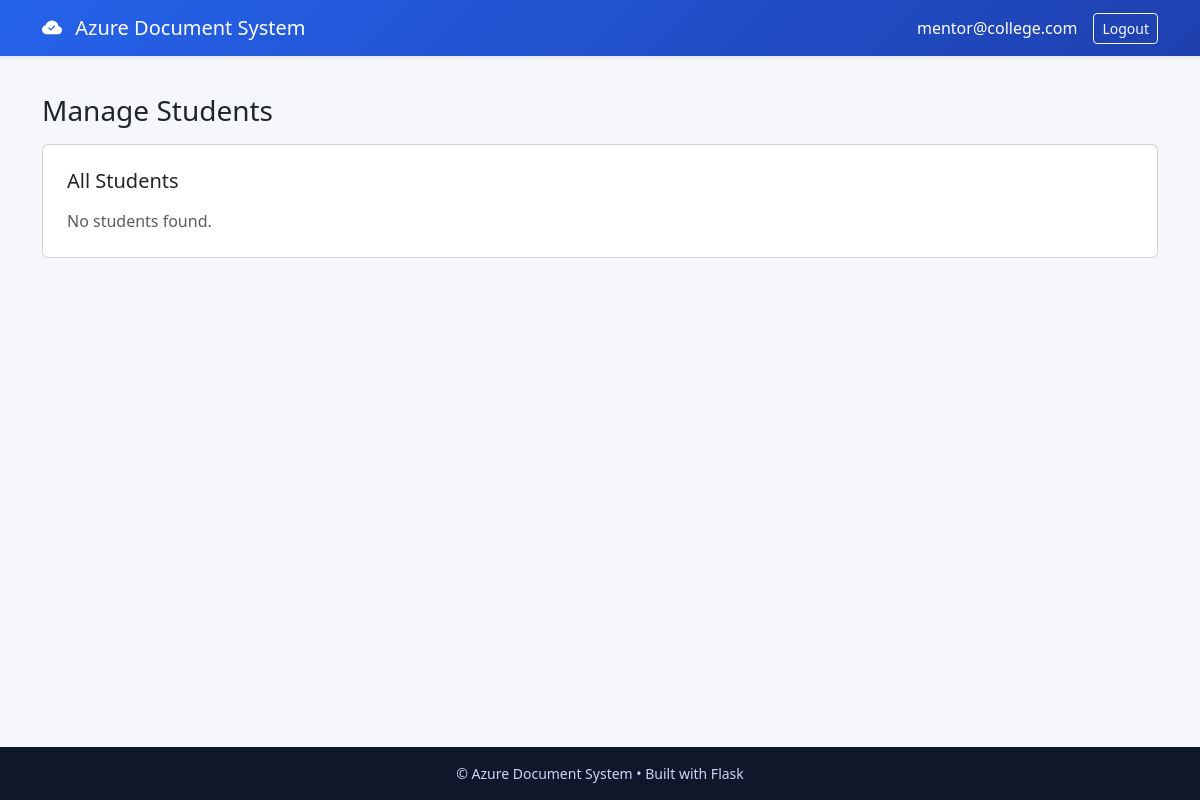
Page /staff/manage_students (signed in) on the earlier database version.
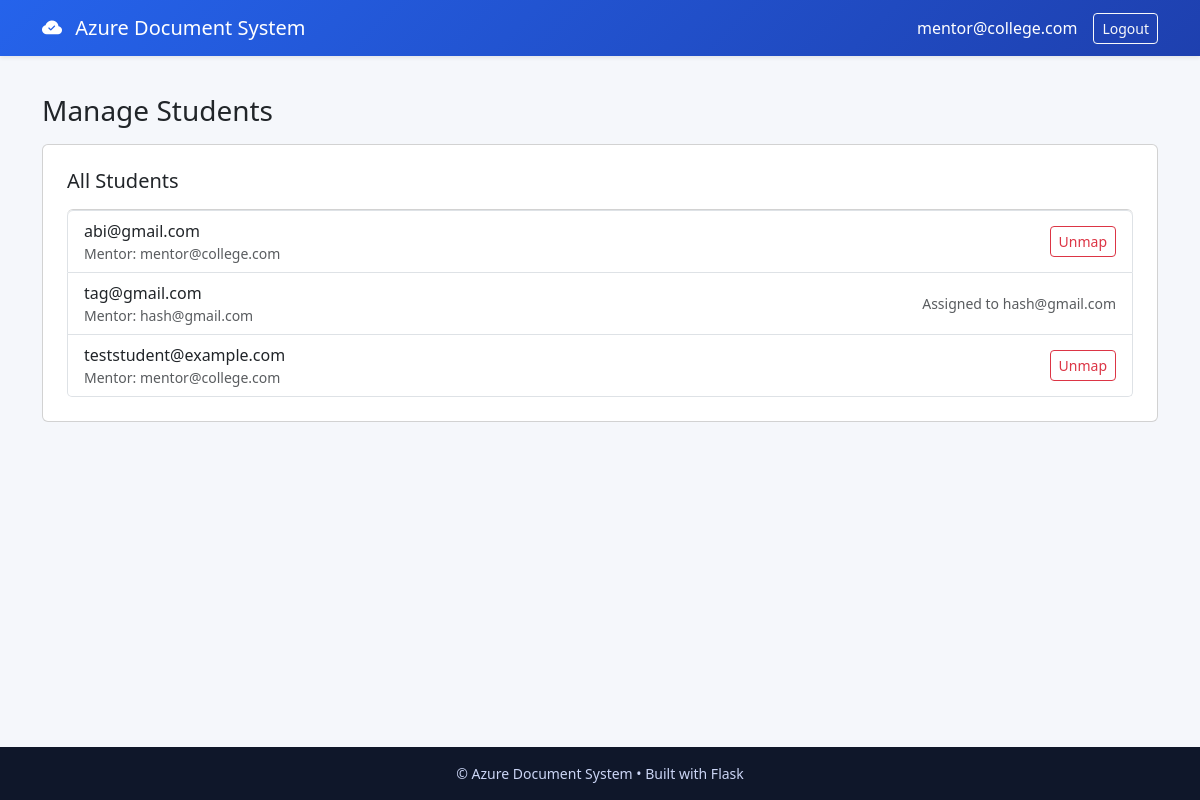
Same page on the later database version.
### tables this page shows
CREATE TABLE students (
        id INTEGER PRIMARY KEY AUTOINCREMENT,
        email TEXT,
        password TEXT,
        mentor_email TEXT
    );

### app.py (the view)
@app.route('/staff/manage_students')
def staff_manage_students():
    if session.get('role') != 'staff':
        return redirect('/login')
    db = get_db()
    mentor = session.get('email')
    students = db.execute('SELECT id, email, mentor_email FROM students ORDER BY email').fetchall()
    return render_template('staff/manage_students.html', students=students, mentor=mentor)

### app.py (called while the page is built)
def get_db():
    return sqlite3.connect("auth.db")

@app.context_processor
def inject_helpers():
    return {
        "get_staff_list": get_staff_list,
        "get_students_list": get_students_list,
        "AZURE_STORAGE_ACCOUNT": os.getenv('AZURE_STORAGE_ACCOUNT'),
        "AZURE_CONTAINER": container,
    }

@app.after_request
def add_no_cache_headers(response):
    try:
        ctype = response.headers.get('Content-Type', '')
        if ctype and ctype.split(';')[0].strip() == 'text/html':
            response.headers['Cache-Control'] = 'no-store, no-cache, must-revalidate, max-age=0'
            response.headers['Pragma'] = 'no-cache'
            response.headers['Expires'] = '0'
    except Exception:
        pass
    return response

### templates/staff/manage_students.html (shortened to what this page needs)
{% extends "base.html" %}
{% block content %}
  <h3 class="mb-3">Manage Students</h3>
  <div class="card p-4 mb-4">
    <h5 class="mb-3">All Students</h5>
    {% if students and students|length > 0 %}
      <ul class="list-group">
        {% for s in students %}
          <li class="list-group-item d-flex justify-content-between align-items-center">
            <div>
              {{ s[1] }}
              {% if s[2] %}
                <div class="small text-muted">Mentor: {{ s[2] }}</div>
              {% else %}
                <div class="small text-muted">No mentor assigned</div>
              {% endif %}
            </div>
            <div>
              {% if s[2] == mentor %}
                <form method="post" action="/staff/unmap_student/{{ s[0] }}" style="display:inline">
                  <button class="btn btn-sm btn-outline-danger">Unmap</button>
                </form>
              {% elif not s[2] %}
                <form method="post" action="/staff/map_student/{{ s[0] }}" style="display:inline">
                  <button class="btn btn-sm btn-primary">Map</button>
                </form>
              {% else %}
                <span class="text-muted small">Assigned to {{ s[2] }}</span>
              {% endif %}
            </div>
          </li>
        {% endfor %}
      </ul>
    {% else %}
      <div class="text-muted">No students found.</div>
    {% endif %}
  </div>
{% endblock %}

### templates/base.html (shortened to what this page needs)
<!doctype html>
<html lang="en">
  <head>
    <link href="https://cdn.jsdelivr.net/npm/bootstrap@5.3.2/dist/css/bootstrap.min.css" rel="stylesheet">
    <link href="https://cdn.jsdelivr.net/npm/bootstrap-icons@1.11.1/font/bootstrap-icons.css" rel="stylesheet">
  </head>
  <body>
    {% include 'partials/_navbar.html' %}
    <main class="container py-4">
      {% block content %}{% endblock %}
    </main>
    {% include 'partials/_footer.html' %}
  </body>
</html>

### templates/partials/_navbar.html (shortened to what this page needs)
<nav class="navbar navbar-dark navbar-expand-lg shadow-sm fixed-top">
  <div class="container">
    <a class="navbar-brand text-white" href="/">
      <i class="bi bi-cloud-check-fill me-2"></i>
      Azure Document System
    </a>
    {% if session.get('email') %}
    <div class="ms-auto d-flex align-items-center">
      <span class="navbar-text text-white me-3">{{ session.get('email') }}</span>
      <a href="/logout" class="btn btn-outline-light btn-sm">Logout</a>
    </div>
    {% endif %}
  </div>
</nav>

### templates/partials/_footer.html
<footer class="mt-4 py-3">
  <div class="container text-center small">
    &copy; {{ config.get('APP_NAME', 'Azure Document System') }} • Built with Flask
  </div>
</footer>

### templates/base.html (style rules this page uses)
body { background: #f5f7fb; font-family: "Segoe UI", system-ui, sans-serif; padding-top:70px; min-height:100vh; display:flex; flex-direction:column }
main { flex:1 1 auto }
.navbar { background: linear-gradient(135deg,#2563eb,#1e40af) }
footer { background:#0f172a; color:#cbd5f5 }

Differences in the rows shown:
added students: email "abi@gmail.com", mentor_email "mentor@college.com"
added students: email "tag@gmail.com", mentor_email "hash@gmail.com"
added students: email "teststudent@example.com", mentor_email "mentor@college.com"
Other differences:
text no longer shown: "No students found."
